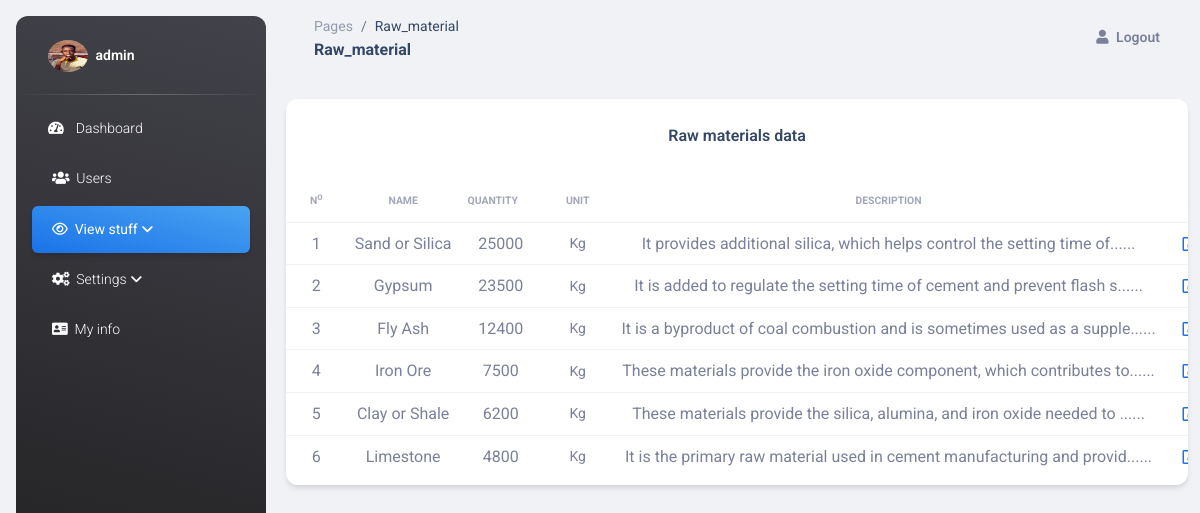
Screenshot of /system_users/Admin/raw_material.php (signed in) with the database file from the repository.
### tables this page shows
CREATE TABLE `raw_material` (
  `rm_id` int(11) NOT NULL,
  `name` varchar(100) DEFAULT NULL,
  `description` text DEFAULT NULL,
  `quantity_stored` int(11) DEFAULT NULL,
  `quantity_consumed` int(11) DEFAULT NULL,
  `unit` varchar(100) DEFAULT NULL,
  `consumed_time` varchar(100) DEFAULT NULL,
  `consumed_descr` text DEFAULT NULL,
  `user_fk_id` int(11) DEFAULT NULL
);

### system_users/Admin/raw_material.php (the view, shortened to what this page needs)
      <?php
    include_once '../../php_code/codes.php';
$user_id=$_SESSION['a_id'];
$sql_user_info="SELECT * FROM admin where a_id=".$user_id."";
$query_user_info=mysqli_query($con,$sql_user_info);
while ($row_user_info=mysqli_fetch_assoc($query_user_info)) {
  $admin_image=$row_user_info['image'];
  $admin_name=$row_user_info['name'];
}
?>
<!DOCTYPE html>
<html lang="en">
<?php require 'head.php';?>
<body class="g-sidenav-show  bg-gray-200">
  <aside class="sidenav navbar navbar-vertical navbar-expand-xs border-0 border-radius-xl my-3 fixed-start ms-3   bg-gradient-dark" id="sidenav-main">
    <div class="sidenav-header">
      <a class="navbar-brand m-0" href="#" target="_blank">
        <img src="../../assets/img/admin/<?php echo $admin_image;?>" title="user image" style="width:40px;height:40px;border-radius:50%;" class="navbar-brand-img h-100" alt="main_logo">
        <span class="ms-1 font-weight-bold text-white"><?php echo $admin_name;?></span>
      </a>
    </div>
    <hr class="horizontal light mt-0 mb-2">
    <div class="collapse navbar-collapse  w-auto " id="sidenav-collapse-main">
      <ul class="navbar-nav">
        <li class="nav-item">
          <a class="nav-link text-white" href="#" onclick="window.location.href='home.php'">
            <div class="text-white text-center me-2 d-flex align-items-center justify-content-center">
              <i class="fas fa-tachometer-alt"></i>
            </div>
            <span class="nav-link-text ms-1">Dashboard</span>
          </a>
        </li>
        <li class="nav-item">
          <a class="nav-link text-white" href="#" onclick="window.location.href='users.php'">
            <span class="nav-link-text ms-1"><i class="fas fa-users"></i>&nbsp;&nbsp;Users</span>
          </a>
        </li>
        <li class="nav-item dropdown">
          <a class="nav-link dropdown-toggle text-white active bg-gradient-info" href="#" id="navbarDropdown" role="button" data-bs-toggle="dropdown" aria-expanded="false">
            <span class="nav-link-text ms-1"><i class="fa fa-eye"></i>&nbsp;&nbsp;View stuff</span>
          </a>
        </li>
        <li class="nav-item dropdown">
          <a class="nav-link dropdown-toggle text-white" href="#" id="navbarDropdown" role="button" data-bs-toggle="dropdown" aria-expanded="false">
            <span class="nav-link-text ms-1"><i class="fa fa-cogs"></i>&nbsp;&nbsp;Settings</span>
          </a>
        </li>
        <li class="nav-item">
          <a class="nav-link text-white" onclick="window.location.href='myInformation.php'" id="navbarDropdown" role="button" data-bs-toggle="dropdown" aria-expanded="false">
            <span class="nav-link-text ms-1"><i class="fa fa-address-card"></i>&nbsp;&nbsp;My info</span>
          </a>
        </li>
      </ul>
    </div>
  </aside>
  <main class="main-content position-relative max-height-vh-100 h-100 border-radius-lg ">
    <nav class="navbar navbar-main navbar-expand-lg px-0 mx-4 shadow-none border-radius-xl" id="navbarBlur" data-scroll="true">
      <div class="container-fluid py-1 px-3">
        <nav aria-label="breadcrumb">
          <ol class="breadcrumb bg-transparent mb-0 pb-0 pt-1 px-0 me-sm-6 me-5">
            <li class="breadcrumb-item text-sm"><a class="opacity-5 text-dark" href="javascript:;">Pages</a></li>
            <li class="breadcrumb-item text-sm text-dark active" aria-current="page">Raw_material</li>
          </ol>
          <h6 class="font-weight-bolder mb-0">Raw_material</h6>
        </nav>
        <div class="collapse navbar-collapse mt-sm-0 mt-2 me-md-0 me-sm-4" id="navbar">
          <ul class="navbar-nav  justify-content-end">
            <li class="nav-item d-flex align-items-center">
              <a href="#" class="nav-link text-body font-weight-bold px-0"  data-bs-toggle="modal" data-bs-target="#logoutModal">
                <i class="fa fa-user me-sm-1"></i>
                <span class="d-sm-inline d-none">Logout</span>
              </a>
            </li>
          </ul>
        </div>
      </div>
    </nav>
    <div class="container-fluid py-4">
      <div class="row">
        <div class="col-xl-12 col-sm-12 mb-xl-0 mb-4">
            <div class="card">
              <div class="card-header pb-0">
                <div class="row">
                  <div class="col-lg-12 col-7 text-center">
                    <h6>Raw materials data</h6>
                  </div>
                </div>
              </div>
              <div class="card-body px-0 pb-2">
                <div class="table-responsive">
                  <table class="table align-items-center mb-0 text-center">
                    <thead class="text-center">
                      <tr>
                        <th class="text-uppercase text-secondary text-xxs font-weight-bolder opacity-7">N<sup>o</sup></th>
                        <th class="text-uppercase text-secondary text-xxs font-weight-bolder opacity-7">Name</th>
                        <th class="text-uppercase text-secondary text-xxs font-weight-bolder opacity-7 ps-2">Quantity</th>
                        <th class="text-center text-uppercase text-secondary text-xxs font-weight-bolder opacity-7">Unit</th>
                        <th class="text-center text-uppercase text-secondary text-xxs font-weight-bolder opacity-7">Description</th>
                        <th class="text-center text-uppercase text-secondary text-xxs font-weight-bolder opacity-7">Action</th>
                      </tr>
                    </thead>
                    <tbody>
                      <?php
                          $users_data=mysqli_query($con,"SELECT * from raw_material order by rm_id desc");
                          $count=1;
                          while ($user_row=mysqli_fetch_assoc($users_data)) {
                            $rm_id=$user_row['rm_id'];
                            $name_data=$user_row['name'];
                            $descr_data=$user_row['description'];
                            $qty_data=$user_row['quantity_stored'];
                            $unit_data=$user_row['unit'];
                            if (strlen($descr_data) <20) {
                              $descr_data=$descr_data;
                            }else{
                              $descr_data=substr($descr_data,0,70)."......";
                            }
                            echo '
                              <tr>
                                <td class="text-center">
                                  '.$count++.'
                                </td>
                                <td class="text-center">
                                  '.$name_data.'
                                </td>
                                <td>
                                  '.$qty_data.'
                                </td>
                                <td class="align-middle text-center text-sm">
                                  '.$unit_data.'
                                </td>
                                <td class="align-middle text-center">
                                  '.$descr_data.'
                                </td>
                                <td class="align-middle text-center">
                                  ';?>
                                  <i class="far fa-edit text-info" id="eye_id" onclick="window.location.href='update_raw_material.php?raw_material_id=<?php echo $rm_id;?>'"></i>&nbsp;&nbsp;&nbsp;
                                  <?php
                        }
                      ?>
                    </tbody>
                  </table>
                </div>
              </div>
            </div>
        </div>
      </div>
    </div>
  </main>
</body>
</html>

### rows the page displays
raw_material: name "Sand or Silica", quantity_stored "25000", unit "Kg", description "It provides additional silica, which helps control the setting time of......"
raw_material: name "Gypsum", quantity_stored "23500", unit "Kg", description "It is added to regulate the setting time of cement and prevent flash s......"
raw_material: name "Fly Ash", quantity_stored "12400", unit "Kg", description "It is a byproduct of coal combustion and is sometimes used as a supple......"
raw_material: name "Iron Ore", quantity_stored "7500", unit "Kg", description "These materials provide the iron oxide component, which contributes to......"
raw_material: name "Clay or Shale", quantity_stored "6200", unit "Kg", description "These materials provide the silica, alumina, and iron oxide needed to ......"
raw_material: name "Limestone", quantity_stored "4800", unit "Kg", description "It is the primary raw material used in cement manufacturing and provid......"

### other values shown
$admin_name "admin"
